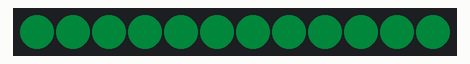
Simulated run of this sketch. Board: Arduino Uno, built with avr-gcc and run on an emulated ATmega328P. On the bench: 12 RGB LEDs in strip order, left to right. Dim RGB values are drawn brighter than linear.

Above: at 0.31 s.
At 2.3 s:
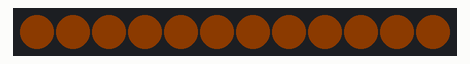

Measured:
- by itself, everything shown: repeats every 3.8 s, in 17 steps

The sketch:

ts_blink.ino
```cpp
#include <FastLED.h>

// How many leds in your strip?
#define NUM_LEDS 12

// For led chips like Neopixels, which have a data line, ground, and power, you just
// need to define DATA_PIN.  For led chipsets that are SPI based (four wires - data, clock,
// ground, and power), like the LPD8806 define both DATA_PIN and CLOCK_PIN
#define DATA_PIN 5

// Minimum and maximum brightness for the HSV values that will be displayed on the LED
int MIN_V = 40;
int MAX_V = 128;
// Delay is milliseconds between changes in brightness
int DELAY = 10;

// Set up all the colors
CHSV ts_blue(125, 227, MIN_V);
CHSV ts_orange(28, 198, MIN_V);
CHSV colors[2] = { ts_blue, ts_orange };
CHSV color;

// Define the array of leds
CRGB color_rgb;
CRGB leds[NUM_LEDS];

// Rate of brightness change
uint8_t fade_delta = 1;
// Direction of brightness change
bool increasing = true;
// Used to track which color is currently selected in the colors array
int color_num = 0;
// Set this to true to change colors on next loop
bool change_color = false;

void setup() {
  FastLED.addLeds<NEOPIXEL, DATA_PIN>(leds, NUM_LEDS);
  // Set the start color
  color = ts_blue;
}

void loop() {

  // Begin increasing brightness and switch color every other loop
  if (color.val < MIN_V) {
    increasing = true;
    if (change_color) {
      change_color = false;
      color_num = (color_num + 1) % 2;
      color = colors[color_num];
    }
  }

  // Begin decreasing brightness and indicate color should change on next run
  if (color.val > MAX_V) {
    increasing = false;
    change_color = true;
  }

  if (increasing) {
    color.val += fade_delta;
  }
  else {
    color.val -= fade_delta;
  }

  // Convert to the more balanced 'rainbow' color scale which is better at
  // preserving yellow and the Two Sigma orange
  hsv2rgb_rainbow(color, color_rgb);
  for (int i = 0; i < NUM_LEDS; i++) {
    leds[i] = color_rgb;
  }
  FastLED.show();
  delay(DELAY);
}
```
